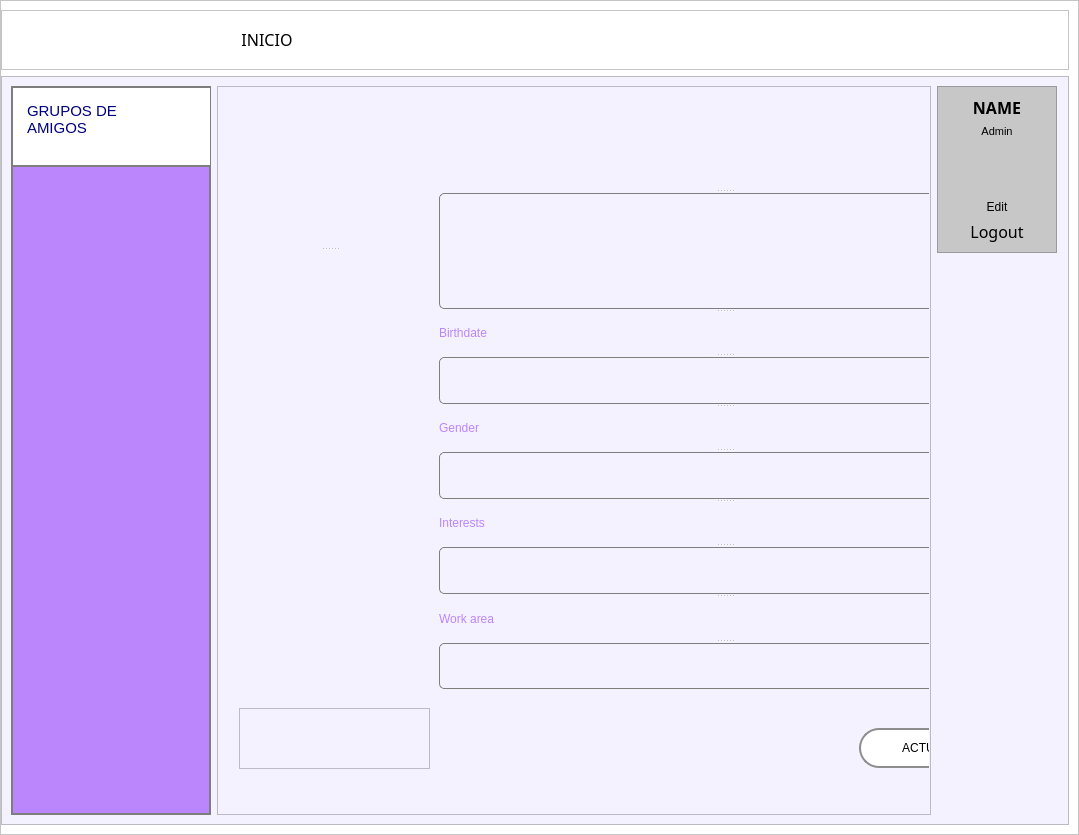
<?xml version="1.0" encoding="UTF-8"?>
<ui version="4.0">
 <class>MainWindow</class>
 <widget class="QMainWindow" name="MainWindow">
  <property name="geometry">
   <rect>
    <x>0</x>
    <y>0</y>
    <width>1079</width>
    <height>835</height>
   </rect>
  </property>
  <property name="windowTitle">
   <string>MainWindow</string>
  </property>
  <widget class="QWidget" name="centralwidget">
   <layout class="QHBoxLayout" name="horizontalLayout_3">
    <property name="spacing">
     <number>0</number>
    </property>
    <property name="leftMargin">
     <number>0</number>
    </property>
    <property name="topMargin">
     <number>0</number>
    </property>
    <property name="rightMargin">
     <number>0</number>
    </property>
    <property name="bottomMargin">
     <number>0</number>
    </property>
    <item>
     <widget class="QWidget" name="profile" native="true">
      <property name="minimumSize">
       <size>
        <width>100</width>
        <height>0</height>
       </size>
      </property>
      <layout class="QVBoxLayout" name="verticalLayout_5">
       <property name="spacing">
        <number>0</number>
       </property>
       <property name="leftMargin">
        <number>0</number>
       </property>
       <property name="topMargin">
        <number>0</number>
       </property>
       <property name="rightMargin">
        <number>0</number>
       </property>
       <property name="bottomMargin">
        <number>0</number>
       </property>
       <item>
        <widget class="QFrame" name="frame">
         <property name="styleSheet">
          <string notr="true">background-color: rgb(255, 255, 255);</string>
         </property>
         <property name="frameShape">
          <enum>QFrame::StyledPanel</enum>
         </property>
         <property name="frameShadow">
          <enum>QFrame::Raised</enum>
         </property>
         <layout class="QVBoxLayout" name="verticalLayout_2" stretch="0,11">
          <property name="leftMargin">
           <number>0</number>
          </property>
          <item>
           <widget class="QFrame" name="frame_superior">
            <property name="styleSheet">
             <string notr="true">Qframe{
background-color:rgb(0, 0, 0);
}

QPushButton{
background-color:#000000ff;
border-radius:20px;
}

QPushButton:hover{
background-color:rgb(61, 61, 61);
border-radius:20px;
color: rgb(255, 255, 255);
font: 20pt &quot;Bahnschrift SemiLight&quot;;
}</string>
            </property>
            <property name="frameShape">
             <enum>QFrame::StyledPanel</enum>
            </property>
            <property name="frameShadow">
             <enum>QFrame::Raised</enum>
            </property>
            <layout class="QHBoxLayout" name="horizontalLayout">
             <item>
              <widget class="QPushButton" name="bt_menu">
               <property name="minimumSize">
                <size>
                 <width>200</width>
                 <height>20</height>
                </size>
               </property>
               <property name="text">
                <string/>
               </property>
               <property name="icon">
                <iconset>
                 <normaloff>../../../../Downloads/menu.svg</normaloff>../../../../Downloads/menu.svg</iconset>
               </property>
               <property name="iconSize">
                <size>
                 <width>40</width>
                 <height>40</height>
                </size>
               </property>
              </widget>
             </item>
             <item>
              <widget class="QPushButton" name="bt_inicio">
               <property name="minimumSize">
                <size>
                 <width>100</width>
                 <height>0</height>
                </size>
               </property>
               <property name="font">
                <font>
                 <family>Bahnschrift SemiLight</family>
                 <pointsize>12</pointsize>
                 <weight>3</weight>
                 <italic>false</italic>
                 <bold>false</bold>
                </font>
               </property>
               <property name="styleSheet">
                <string notr="true">QPushButton{
background-color: white;
border-radius: 10px;
font: 30 12pt &quot;Bahnschrift SemiLight&quot;;
}

QPushButton:hover{
background-color: rgb(61, 61, 61);
border-radius: 10px;
font: 30 11pt &quot;Bahnschrift SemiLight&quot;;
}</string>
               </property>
               <property name="text">
                <string>INICIO</string>
               </property>
               <property name="iconSize">
                <size>
                 <width>20</width>
                 <height>20</height>
                </size>
               </property>
              </widget>
             </item>
             <item>
              <spacer name="horizontalSpacer">
               <property name="orientation">
                <enum>Qt::Horizontal</enum>
               </property>
               <property name="sizeHint" stdset="0">
                <size>
                 <width>40</width>
                 <height>20</height>
                </size>
               </property>
              </spacer>
             </item>
             <item>
              <widget class="QPushButton" name="bt_perfil">
               <property name="minimumSize">
                <size>
                 <width>40</width>
                 <height>40</height>
                </size>
               </property>
               <property name="text">
                <string/>
               </property>
               <property name="icon">
                <iconset>
                 <normaloff>../../../../Downloads/Perfil.jpeg</normaloff>../../../../Downloads/Perfil.jpeg</iconset>
               </property>
               <property name="iconSize">
                <size>
                 <width>40</width>
                 <height>40</height>
                </size>
               </property>
              </widget>
             </item>
            </layout>
           </widget>
          </item>
          <item>
           <widget class="QFrame" name="frame_contenido">
            <property name="styleSheet">
             <string notr="true">background-color: rgb(244, 242, 255);</string>
            </property>
            <property name="frameShape">
             <enum>QFrame::StyledPanel</enum>
            </property>
            <property name="frameShadow">
             <enum>QFrame::Raised</enum>
            </property>
            <layout class="QHBoxLayout" name="horizontalLayout_2">
             <property name="rightMargin">
              <number>11</number>
             </property>
             <item>
              <widget class="QFrame" name="frame_menu">
               <property name="minimumSize">
                <size>
                 <width>200</width>
                 <height>0</height>
                </size>
               </property>
               <property name="maximumSize">
                <size>
                 <width>0</width>
                 <height>16777215</height>
                </size>
               </property>
               <property name="styleSheet">
                <string notr="true">
QFrame{
background-color: rgb(187, 134, 252);
border: 2px solid  rgb(126, 126, 126);
}

QPushButton{
width: 201px;
height: 58px;
border-radius:15px;
background-color: white;
color: rgb(0, 0, 0);
font: 10pt &quot;Bahnschrift SemiLight&quot;;
}

QPushButton:hover{
width: 200px;
height: 57px;
border-radius:15px;
background-color: rgb(61, 61, 61);
color: rgb(255, 255, 255);
font: 9pt &quot;Bahnschrift SemiLight&quot;;
}</string>
               </property>
               <property name="frameShape">
                <enum>QFrame::StyledPanel</enum>
               </property>
               <property name="frameShadow">
                <enum>QFrame::Raised</enum>
               </property>
               <widget class="QFrame" name="frame_2">
                <property name="geometry">
                 <rect>
                  <x>0</x>
                  <y>0</y>
                  <width>201</width>
                  <height>81</height>
                 </rect>
                </property>
                <property name="styleSheet">
                 <string notr="true">
QFrame{
background-color: rgb(255, 255, 255);
}

QPushButton{
background-color: white;
border-top-left-radius: 5px;
border-bottom-left-radius: 5px;
color: rgb(0, 0, 0);
font: 12pt &quot;Bahnschrift SemiLight&quot;;
}

QPushButtom:hover{
background-color: rgb(61, 61, 61);
border-top-left-radius: 5px;
border-bottom-left-radius: 5px;
color: rgb(255, 255, 255);
font: 12pt &quot;Bahnschrift SemiLight&quot;;
}</string>
                </property>
                <property name="frameShape">
                 <enum>QFrame::StyledPanel</enum>
                </property>
                <property name="frameShadow">
                 <enum>QFrame::Raised</enum>
                </property>
                <property name="lineWidth">
                 <number>1</number>
                </property>
                <widget class="QTextEdit" name="textEdit">
                 <property name="geometry">
                  <rect>
                   <x>10</x>
                   <y>10</y>
                   <width>121</width>
                   <height>61</height>
                  </rect>
                 </property>
                 <property name="styleSheet">
                  <string notr="true">font: 9pt &quot;Bahnschrift SemiLight&quot;;
border-color: rgb(255, 255, 255);</string>
                 </property>
                 <property name="frameShape">
                  <enum>QFrame::StyledPanel</enum>
                 </property>
                 <property name="html">
                  <string>&lt;!DOCTYPE HTML PUBLIC &quot;-//W3C//DTD HTML 4.0//EN&quot; &quot;http://www.w3.org/TR/REC-html40/strict.dtd&quot;&gt;
&lt;html&gt;&lt;head&gt;&lt;meta name=&quot;qrichtext&quot; content=&quot;1&quot; /&gt;&lt;style type=&quot;text/css&quot;&gt;
p, li { white-space: pre-wrap; }
&lt;/style&gt;&lt;/head&gt;&lt;body style=&quot; font-family:'Bahnschrift SemiLight'; font-size:9pt; font-weight:400; font-style:normal;&quot;&gt;
&lt;p style=&quot; margin-top:0px; margin-bottom:0px; margin-left:0px; margin-right:0px; -qt-block-indent:0; text-indent:0px;&quot;&gt;&lt;span style=&quot; font-size:11pt; color:#00007f;&quot;&gt;GRUPOS DE AMIGOS&lt;/span&gt;&lt;/p&gt;&lt;/body&gt;&lt;/html&gt;</string>
                 </property>
                </widget>
                <widget class="QPushButton" name="bt_mas">
                 <property name="geometry">
                  <rect>
                   <x>140</x>
                   <y>20</y>
                   <width>41</width>
                   <height>41</height>
                  </rect>
                 </property>
                 <property name="styleSheet">
                  <string notr="true">QPushButton{
background-color: white;
border-radius: 20px;
}

QPushButton:hover{
background-color: rgb(61, 61, 61);
border-radius: 20px;
}</string>
                 </property>
                 <property name="text">
                  <string/>
                 </property>
                 <property name="icon">
                  <iconset>
                   <normaloff>../../../../Downloads/plus-circle.svg</normaloff>../../../../Downloads/plus-circle.svg</iconset>
                 </property>
                 <property name="iconSize">
                  <size>
                   <width>35</width>
                   <height>35</height>
                  </size>
                 </property>
                </widget>
               </widget>
              </widget>
             </item>
             <item>
              <widget class="QFrame" name="frame_perfil">
               <property name="frameShape">
                <enum>QFrame::StyledPanel</enum>
               </property>
               <property name="frameShadow">
                <enum>QFrame::Raised</enum>
               </property>
               <layout class="QVBoxLayout" name="verticalLayout_3">
                <property name="spacing">
                 <number>0</number>
                </property>
                <property name="leftMargin">
                 <number>1</number>
                </property>
                <property name="topMargin">
                 <number>1</number>
                </property>
                <property name="rightMargin">
                 <number>1</number>
                </property>
                <property name="bottomMargin">
                 <number>1</number>
                </property>
                <item>
                 <widget class="QStackedWidget" name="stackedWidget">
                  <property name="styleSheet">
                   <string notr="true">QFrame{
background-color: (255, 255, 255);
}

QLabel{
background-color: (255, 255, 255);
font: 10pt &quot;Bahnschrift SemiLight&quot;;
}</string>
                  </property>
                  <property name="frameShape">
                   <enum>QFrame::NoFrame</enum>
                  </property>
                  <property name="currentIndex">
                   <number>0</number>
                  </property>
                  <widget class="QWidget" name="page_perfil">
                   <widget class="QPushButton" name="bt_actualizar">
                    <property name="geometry">
                     <rect>
                      <x>640</x>
                      <y>640</y>
                      <width>161</width>
                      <height>40</height>
                     </rect>
                    </property>
                    <property name="minimumSize">
                     <size>
                      <width>40</width>
                      <height>40</height>
                     </size>
                    </property>
                    <property name="styleSheet">
                     <string notr="true">QPushButton{
background-color: rgb(255, 255, 255);
border-radius:20px;
border: 2px solid  rgb(143, 142, 142);
font: 25 10pt &quot;Bahnschrift SemiLight&quot;;
}

QPushButton:hover{
background-color:rgb(61, 61, 61);
border-radius:20px;
color: rgb(255, 255, 255);
font: 25 9pt &quot;Bahnschrift SemiLight&quot;;
}
</string>
                    </property>
                    <property name="text">
                     <string>ACTUALIZAR</string>
                    </property>
                   </widget>
                   <widget class="QSplitter" name="splitter_2">
                    <property name="geometry">
                     <rect>
                      <x>30</x>
                      <y>60</y>
                      <width>161</width>
                      <height>201</height>
                     </rect>
                    </property>
                    <property name="orientation">
                     <enum>Qt::Vertical</enum>
                    </property>
                    <widget class="QLabel" name="label_2">
                     <property name="text">
                      <string/>
                     </property>
                     <property name="pixmap">
                      <pixmap>../../../../Downloads/Perfil.jpeg</pixmap>
                     </property>
                     <property name="alignment">
                      <set>Qt::AlignCenter</set>
                     </property>
                    </widget>
                    <widget class="QLabel" name="nombre">
                     <property name="styleSheet">
                      <string notr="true">color: rgb(110, 132, 255);
font: 87 12pt &quot;Arial Black&quot;;</string>
                     </property>
                     <property name="text">
                      <string/>
                     </property>
                     <property name="alignment">
                      <set>Qt::AlignCenter</set>
                     </property>
                    </widget>
                   </widget>
                   <widget class="QSplitter" name="splitter">
                    <property name="geometry">
                     <rect>
                      <x>220</x>
                      <y>60</y>
                      <width>571</width>
                      <height>541</height>
                     </rect>
                    </property>
                    <property name="orientation">
                     <enum>Qt::Vertical</enum>
                    </property>
                    <widget class="QLabel" name="profesion">
                     <property name="minimumSize">
                      <size>
                       <width>20</width>
                       <height>0</height>
                      </size>
                     </property>
                     <property name="styleSheet">
                      <string notr="true">color: rgb(110, 132, 255);
font: 80 26pt &quot;Bahnschrift&quot;;</string>
                     </property>
                     <property name="text">
                      <string/>
                     </property>
                    </widget>
                    <widget class="QLabel" name="resena">
                     <property name="minimumSize">
                      <size>
                       <width>200</width>
                       <height>40</height>
                      </size>
                     </property>
                     <property name="styleSheet">
                      <string notr="true">QFrame{
background-color: (255, 255, 255);
}

QLabel{
background-color: (255, 255, 255);
border: 1px solid  rgb(126, 126, 126);
border-radius: 5px;
font: 10pt &quot;Bahnschrift SemiLight&quot;;
}</string>
                     </property>
                     <property name="text">
                      <string/>
                     </property>
                     <property name="wordWrap">
                      <bool>true</bool>
                     </property>
                    </widget>
                    <widget class="QLabel" name="label_6">
                     <property name="minimumSize">
                      <size>
                       <width>20</width>
                       <height>0</height>
                      </size>
                     </property>
                     <property name="styleSheet">
                      <string notr="true">color: rgb(187, 134, 252);
font: 12pt &quot;Bahnschrift SemiLight&quot;;</string>
                     </property>
                     <property name="text">
                      <string>Birthdate</string>
                     </property>
                    </widget>
                    <widget class="QLabel" name="birthdate">
                     <property name="styleSheet">
                      <string notr="true">QFrame{
background-color: (255, 255, 255);
}

QLabel{
background-color: (255, 255, 255);
border: 1px solid  rgb(126, 126, 126);
border-radius: 5px;
font: 10pt &quot;Bahnschrift SemiLight&quot;;
}</string>
                     </property>
                     <property name="text">
                      <string/>
                     </property>
                    </widget>
                    <widget class="QLabel" name="label_5">
                     <property name="minimumSize">
                      <size>
                       <width>20</width>
                       <height>0</height>
                      </size>
                     </property>
                     <property name="styleSheet">
                      <string notr="true">color: rgb(187, 134, 252);
font: 12pt &quot;Bahnschrift SemiLight&quot;;</string>
                     </property>
                     <property name="text">
                      <string>Gender</string>
                     </property>
                    </widget>
                    <widget class="QLabel" name="gender">
                     <property name="styleSheet">
                      <string notr="true">QFrame{
background-color: (255, 255, 255);
}

QLabel{
background-color: (255, 255, 255);
border: 1px solid  rgb(126, 126, 126);
border-radius: 5px;
font: 10pt &quot;Bahnschrift SemiLight&quot;;
}</string>
                     </property>
                     <property name="text">
                      <string/>
                     </property>
                    </widget>
                    <widget class="QLabel" name="label_7">
                     <property name="minimumSize">
                      <size>
                       <width>30</width>
                       <height>0</height>
                      </size>
                     </property>
                     <property name="styleSheet">
                      <string notr="true">color: rgb(187, 134, 252);
font: 12pt &quot;Bahnschrift SemiLight&quot;;</string>
                     </property>
                     <property name="text">
                      <string>Interests</string>
                     </property>
                    </widget>
                    <widget class="QLabel" name="interests">
                     <property name="styleSheet">
                      <string notr="true">QFrame{
background-color: (255, 255, 255);
}

QLabel{
background-color: (255, 255, 255);
border: 1px solid  rgb(126, 126, 126);
border-radius: 5px;
font: 10pt &quot;Bahnschrift SemiLight&quot;;
}</string>
                     </property>
                     <property name="text">
                      <string/>
                     </property>
                    </widget>
                    <widget class="QLabel" name="label_8">
                     <property name="minimumSize">
                      <size>
                       <width>30</width>
                       <height>0</height>
                      </size>
                     </property>
                     <property name="styleSheet">
                      <string notr="true">color: rgb(187, 134, 252);
font: 12pt &quot;Bahnschrift SemiLight&quot;;</string>
                     </property>
                     <property name="text">
                      <string>Work area</string>
                     </property>
                    </widget>
                    <widget class="QLabel" name="workarea">
                     <property name="styleSheet">
                      <string notr="true">QFrame{
background-color: (255, 255, 255);
}

QLabel{
background-color: (255, 255, 255);
border: 1px solid  rgb(126, 126, 126);
border-radius: 5px;
font: 10pt &quot;Bahnschrift SemiLight&quot;;
}</string>
                     </property>
                     <property name="text">
                      <string/>
                     </property>
                    </widget>
                   </widget>
                   <widget class="QFrame" name="frame_agregar">
                    <property name="geometry">
                     <rect>
                      <x>20</x>
                      <y>620</y>
                      <width>191</width>
                      <height>61</height>
                     </rect>
                    </property>
                    <property name="styleSheet">
                     <string notr="true">QPushButton{
width: 161px;
height: 40px;
background-color: rgb(255, 255, 255);
border-radius:15px;
border: 2px solid  rgb(143, 142, 142);
font: 25 10pt &quot;Bahnschrift SemiLight&quot;;
}

QPushButton:hover{
width: 156px;
height: 35px;
background-color:rgb(61, 61, 61);
border-radius:15px;
color: rgb(255, 255, 255);
font: 25 9pt &quot;Bahnschrift SemiLight&quot;;
}
</string>
                    </property>
                    <property name="frameShape">
                     <enum>QFrame::StyledPanel</enum>
                    </property>
                    <property name="frameShadow">
                     <enum>QFrame::Raised</enum>
                    </property>
                   </widget>
                  </widget>
                  <widget class="QWidget" name="page_agregar">
                   <widget class="QSplitter" name="splitter_3">
                    <property name="geometry">
                     <rect>
                      <x>50</x>
                      <y>50</y>
                      <width>711</width>
                      <height>41</height>
                     </rect>
                    </property>
                    <property name="mouseTracking">
                     <bool>false</bool>
                    </property>
                    <property name="orientation">
                     <enum>Qt::Horizontal</enum>
                    </property>
                    <widget class="QLineEdit" name="line_busqueda">
                     <property name="minimumSize">
                      <size>
                       <width>0</width>
                       <height>0</height>
                      </size>
                     </property>
                     <property name="styleSheet">
                      <string notr="true">QLineEdit{
background-color: rgb(255, 255, 255);
border-radius:20px;
border: 2px solid  rgb(143, 142, 142);
font: 25 10pt &quot;Bahnschrift SemiLight&quot;;
}
</string>
                     </property>
                     <property name="text">
                      <string/>
                     </property>
                     <property name="cursorPosition">
                      <number>0</number>
                     </property>
                     <property name="placeholderText">
                      <string>    Buscar por profesion ...</string>
                     </property>
                    </widget>
                    <widget class="QPushButton" name="bt_search">
                     <property name="styleSheet">
                      <string notr="true">QPushButton{
background-color: rgb(255, 255, 255);
border-radius:20px;
border: 2px solid  rgb(143, 142, 142);
font: 25 10pt &quot;Bahnschrift SemiLight&quot;;
}

QPushButton:hover{
background-color:rgb(61, 61, 61);
border-radius:20px;
}</string>
                     </property>
                     <property name="text">
                      <string/>
                     </property>
                     <property name="icon">
                      <iconset>
                       <normaloff>../../../../Downloads/search.svg</normaloff>../../../../Downloads/search.svg</iconset>
                     </property>
                     <property name="iconSize">
                      <size>
                       <width>25</width>
                       <height>25</height>
                      </size>
                     </property>
                    </widget>
                   </widget>
                   <widget class="QFrame" name="perfiles">
                    <property name="geometry">
                     <rect>
                      <x>40</x>
                      <y>140</y>
                      <width>701</width>
                      <height>531</height>
                     </rect>
                    </property>
                    <property name="minimumSize">
                     <size>
                      <width>0</width>
                      <height>0</height>
                     </size>
                    </property>
                    <property name="styleSheet">
                     <string notr="true">QPushButton{
width: 585px;
height: 41px;
background-color: white;
border-radius: 20px;
color: rgb(110, 132, 255);
border: 2px solid rgb(143, 142, 142);
font: 13pt &quot;Bahnschrift SemiLight&quot;;
}

QPushButton:hover{
width: 580px;
height: 36px;
background-color: rgb(200, 200, 200);
border-radius: 20px;
color: rgb(255, 255, 255);
border: 2px solid rgb(143, 142, 142);
font: 12pt &quot;Bahnschrift SemiLight&quot;;
}</string>
                    </property>
                    <property name="frameShape">
                     <enum>QFrame::StyledPanel</enum>
                    </property>
                    <property name="frameShadow">
                     <enum>QFrame::Raised</enum>
                    </property>
                   </widget>
                  </widget>
                 </widget>
                </item>
               </layout>
              </widget>
             </item>
             <item alignment="Qt::AlignTop">
              <widget class="QFrame" name="frame_perfiles">
               <property name="minimumSize">
                <size>
                 <width>120</width>
                 <height>0</height>
                </size>
               </property>
               <property name="maximumSize">
                <size>
                 <width>0</width>
                 <height>200</height>
                </size>
               </property>
               <property name="styleSheet">
                <string notr="true">
QFrame{
background-color: rgb(199, 199, 199);
}

QPushButton{
background-color: rgb(199, 199, 199);
border-radius: 5px;
color: rgb(0, 0, 0);
font: 12pt &quot;Bahnschrift SemiLight&quot;;
}

QPushButton:hover{
background-color: rgb(61, 61, 61);
border-radius: 5px;
color: rgb(255, 255, 255);
font: 11pt &quot;Bahnschrift SemiLight&quot;;
}</string>
               </property>
               <property name="frameShape">
                <enum>QFrame::StyledPanel</enum>
               </property>
               <property name="frameShadow">
                <enum>QFrame::Raised</enum>
               </property>
               <layout class="QVBoxLayout" name="verticalLayout_4">
                <item>
                 <widget class="QLabel" name="name">
                  <property name="font">
                   <font>
                    <family>Bahnschrift SemiLight</family>
                    <pointsize>12</pointsize>
                    <weight>75</weight>
                    <bold>true</bold>
                   </font>
                  </property>
                  <property name="text">
                   <string>NAME</string>
                  </property>
                  <property name="alignment">
                   <set>Qt::AlignCenter</set>
                  </property>
                 </widget>
                </item>
                <item>
                 <widget class="QLabel" name="label_11">
                  <property name="font">
                   <font>
                    <family>Arial</family>
                    <pointsize>8</pointsize>
                    <weight>50</weight>
                    <bold>false</bold>
                   </font>
                  </property>
                  <property name="text">
                   <string>Admin</string>
                  </property>
                  <property name="alignment">
                   <set>Qt::AlignCenter</set>
                  </property>
                 </widget>
                </item>
                <item alignment="Qt::AlignHCenter">
                 <widget class="QLabel" name="label">
                  <property name="minimumSize">
                   <size>
                    <width>50</width>
                    <height>50</height>
                   </size>
                  </property>
                  <property name="maximumSize">
                   <size>
                    <width>50</width>
                    <height>50</height>
                   </size>
                  </property>
                  <property name="text">
                   <string/>
                  </property>
                  <property name="pixmap">
                   <pixmap>iconos/user.svg</pixmap>
                  </property>
                  <property name="scaledContents">
                   <bool>true</bool>
                  </property>
                  <property name="alignment">
                   <set>Qt::AlignCenter</set>
                  </property>
                 </widget>
                </item>
                <item>
                 <widget class="QPushButton" name="pushButton">
                  <property name="minimumSize">
                   <size>
                    <width>0</width>
                    <height>0</height>
                   </size>
                  </property>
                  <property name="text">
                   <string>Edit</string>
                  </property>
                  <property name="icon">
                   <iconset>
                    <normaloff>../../../../Downloads/edit (3).svg</normaloff>../../../../Downloads/edit (3).svg</iconset>
                  </property>
                 </widget>
                </item>
                <item>
                 <widget class="QPushButton" name="pushButton_3">
                  <property name="font">
                   <font>
                    <family>Bahnschrift SemiLight</family>
                    <pointsize>12</pointsize>
                    <weight>50</weight>
                    <italic>false</italic>
                    <bold>false</bold>
                   </font>
                  </property>
                  <property name="text">
                   <string>Logout</string>
                  </property>
                  <property name="icon">
                   <iconset>
                    <normaloff>../../../../Downloads/log-out.svg</normaloff>../../../../Downloads/log-out.svg</iconset>
                  </property>
                 </widget>
                </item>
               </layout>
              </widget>
             </item>
            </layout>
           </widget>
          </item>
         </layout>
        </widget>
       </item>
      </layout>
     </widget>
    </item>
   </layout>
  </widget>
 </widget>
 <resources/>
 <connections/>
</ui>
